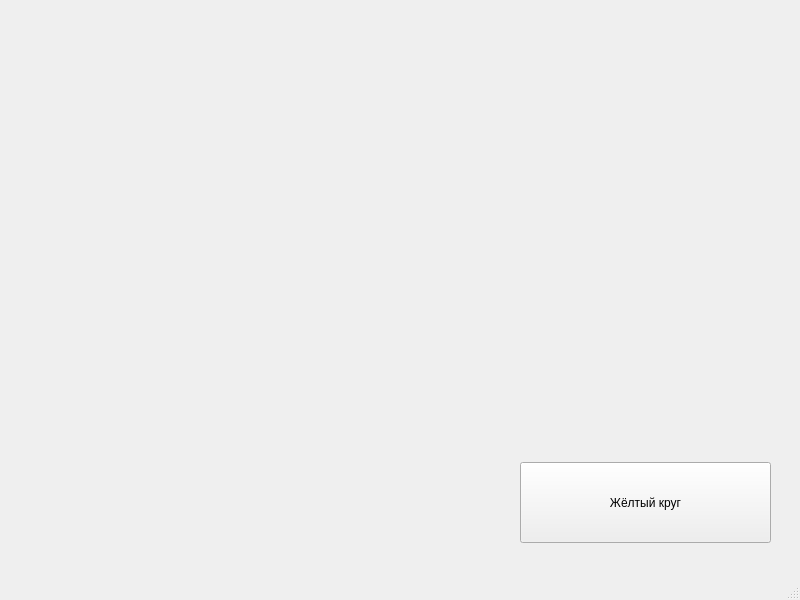
<?xml version="1.0" encoding="UTF-8"?>
<ui version="4.0">
 <class>MainWindow</class>
 <widget class="QMainWindow" name="MainWindow">
  <property name="geometry">
   <rect>
    <x>0</x>
    <y>0</y>
    <width>800</width>
    <height>600</height>
   </rect>
  </property>
  <property name="windowTitle">
   <string>MainWindow</string>
  </property>
  <widget class="QWidget" name="centralwidget">
   <widget class="QPushButton" name="pushButton">
    <property name="geometry">
     <rect>
      <x>520</x>
      <y>462</y>
      <width>251</width>
      <height>81</height>
     </rect>
    </property>
    <property name="text">
     <string>Жёлтый круг</string>
    </property>
   </widget>
  </widget>
  <widget class="QMenuBar" name="menubar">
   <property name="geometry">
    <rect>
     <x>0</x>
     <y>0</y>
     <width>800</width>
     <height>26</height>
    </rect>
   </property>
  </widget>
  <widget class="QStatusBar" name="statusbar"/>
 </widget>
 <resources/>
 <connections/>
</ui>
